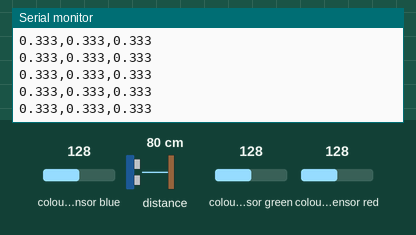
Simulated run of this sketch. Board: Arduino Nano 33 BLE. On the bench: the last lines printed to the serial monitor. Inputs (shaded band) come from the test bench; at power-on: colour sensor blue 128, colour sensor green 128, colour sensor red 128, distance to the obstacle 80 cm.

Above: at 1.2 s.
1.3 s: colour sensor blue set to 5
At 1.9 s:
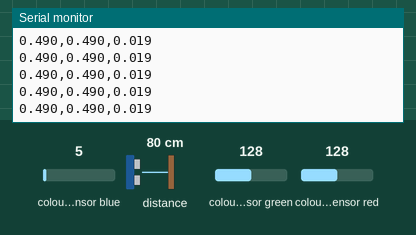
2.8 s: colour sensor green set to 5
At 3.9 s:
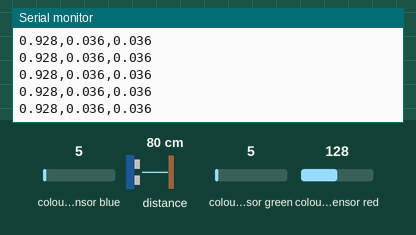
4.3 s: colour sensor red set to 64
At 5.3 s:
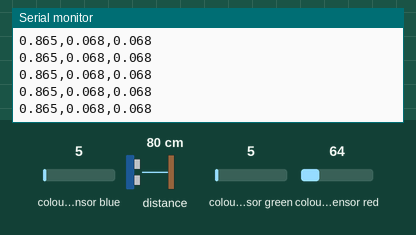
Timing chart, 0 to 7.3 s (numbered marks = the images above; inputs shaded):
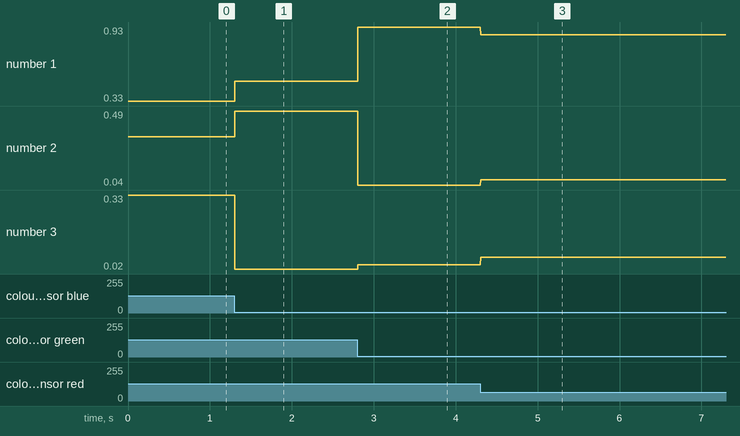

Measured:
- after the input at 1.3 s, the serial monitor: prints a new line at once (image 1)
- after the input at 2.8 s, the serial monitor: prints a new line at once (image 2)
- after the input at 4.3 s, the serial monitor: prints a new line at once (image 3)
- plotted number 1: 0.33 → 0.49 after the input at 1.3 s, 0.49 → 0.93 after the input at 2.8 s, 0.93 → 0.86 after the input at 4.3 s
- plotted number 2: 0.33 → 0.49 after the input at 1.3 s, 0.49 → 0.04 after the input at 2.8 s, 0.04 → 0.07 after the input at 4.3 s
- plotted number 3: 0.33 → 0.02 after the input at 1.3 s, 0.02 → 0.04 after the input at 2.8 s, 0.04 → 0.07 after the input at 4.3 s

The sketch:

fire_capture.ino
```cpp
#include <Arduino_APDS9960.h>

void setup() {
  Serial.begin(9600);
  while(!Serial){};

  if (!APDS.begin()){
    Serial.println("Error al iniciar el sensor de color");
  }

}

void loop() {
  int r, g, b, c, p;
  float suma;

  while (!APDS.colorAvailable() || !APDS.proximityAvailable()){};

  APDS.readColor(r,g,b,c);
  suma = r+g+b;

  p = APDS.readProximity();

  if (p >= 0 && c > 10 && suma > 0){
    float red = r/suma;
    float green = g/suma;
    float blue = b/suma;

    Serial.print(red, 3);
    Serial.print(',');
    Serial.print(green, 3);
    Serial.print(',');
    Serial.print(blue, 3);
    Serial.println();
  }

}
```
